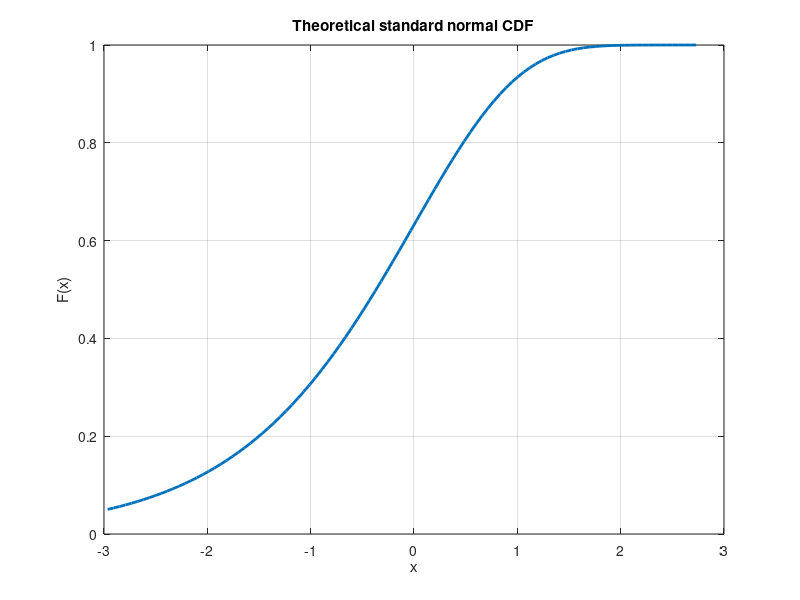
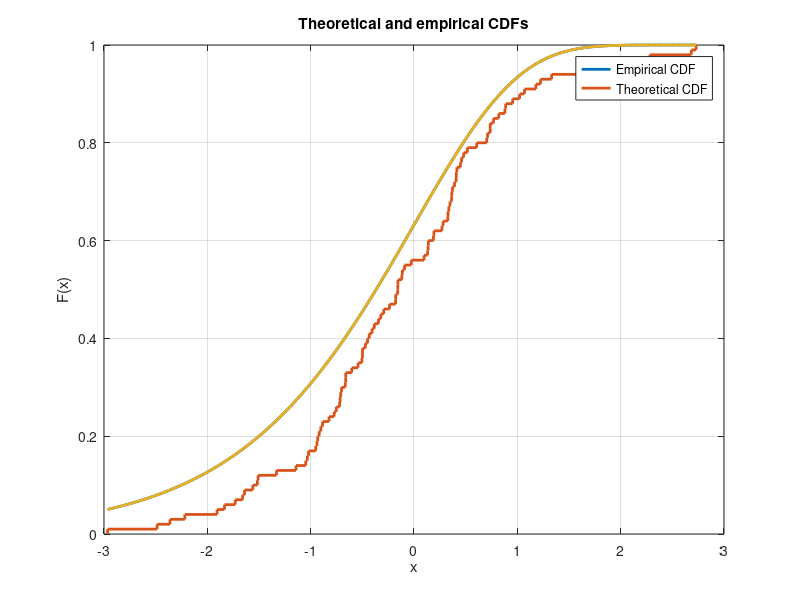

Here is the MATLAB script that generated these plots, in order: (Note: this script raises an error after producing the figures.)
%==========================================================================
%% 2 percentage signs represent sections of code;
% 1 percentage sign represents comments for code or commented out code;

% Answers to question parts that don't involve code can be found at the
% bottom of the programme, in the section ``Questions asked in problemset x
% that don't involve code".

% Text answers to question parts that involve code will be between the
% sub-section label:
%=======
% ANSWER
%=======
% Answer here
%===========
% END ANSWER
%===========

% Comments that are important will be between the sub-section label:
%=====
% NOTE
%=====
% Important note here
%=========
% END NOTE
%=========
% ECO388E Problem Set 4 (1, Spring 2022), 1
% Paul Le Tran, plt377
% 14 March, 2022
%==========================================================================

%==========================================================================
%% Setting up workspace
clear all;
close all;
clc;

home_dir = 'path\to\programmes';

cd(home_dir);
%==========================================================================

%==========================================================================
%% Part 1: Draw 100 i.i.d. observations from the standard normal distribution
% These observations will be used for all parts of problem 1.
n = 100;
obs = normrnd(0, 1, [n, 1]);
%==========================================================================

%==========================================================================
%% Part 1i: Plot the CDF function.
x = linspace(min(obs), max(obs));
plot(x, evcdf(x, 0, 1), 'LineWidth', 2);
hold on
grid on
xlabel('x');
ylabel('F(x)');
hold on
title({'Theoretical standard normal CDF'});

saveas(gcf, 'path\to\graphics\1i_plot.png');
close(gcf);
%==========================================================================

%==========================================================================
%% Part 1ii: Plot the empirical CDF function
% We choose to plot the theoretical and empirical CDF functions together
% for easier comparison
set(cdfplot(obs), 'LineWidth', 2);
hold on
x = linspace(min(obs), max(obs));
plot(x, evcdf(x, 0, 1), 'LineWidth', 2);
hold on
grid on
xlabel('x');
ylabel('F(x)');
legend('Empirical CDF', 'Theoretical CDF', 'Location', 'best');
hold on
title({'Theoretical and empirical CDFs'});

saveas(gcf, 'path\to\graphics\1ii_plot.png');
close(gcf);
%==========================================================================

%==========================================================================
%% Part 1iii: Plot the provided estimate as a function of x, \widetilde{F}(x)
%=====
% NOTE
%=====
% \widetilde{F}(x) = \frac{1}{n} \sum_{i = 1}^{n} \Phi(\frac{x - X_{i}}{h}) 
%=========
% END NOTE
%=========

% Creating a vector of bandwidth estimates
h = [n^(-1/5) n^(-1/4) n^(-1/3) n^(-1/2)];
 
% Creating our estimate function for different bandwidths
F_tilde = @(x) sum(normcdf((x - obs)./h))./n;

% Plotting estimate function for different bandwidths
fplot(F_tilde, [-4, 4], 'LineWidth', 2);
grid on
xlabel('x');
ylabel('F(x)');
legend('h = 100^{(-1/5)}', 'h = 100^{(-1/4)}', 'h = 100^{(-1/3)}', 'h = 100^{(-1/2)}', 'Location', 'best');
hold on
title({'Estimate function $\widetilde{F}(x)$'}, 'Interpreter','LaTeX');

saveas(gcf, 'path\to\graphics\1iii_plot.png');
close(gcf);
%==========================================================================